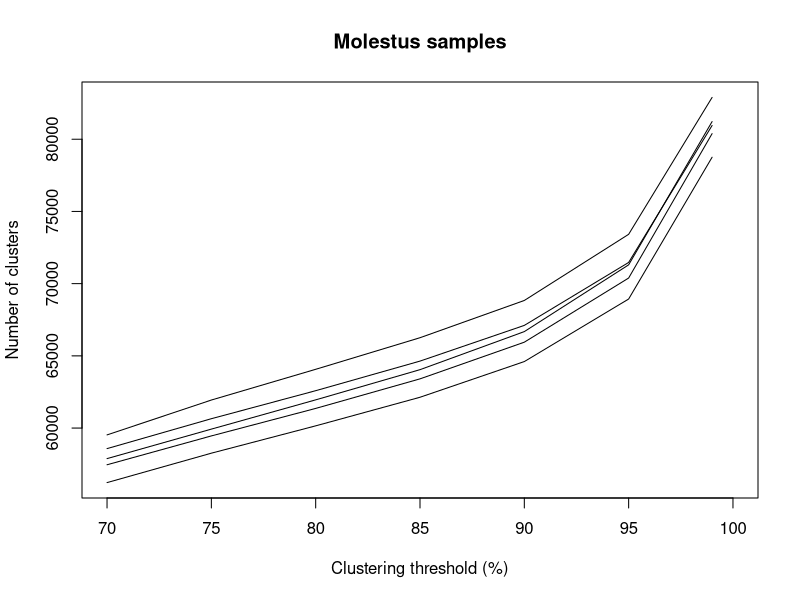
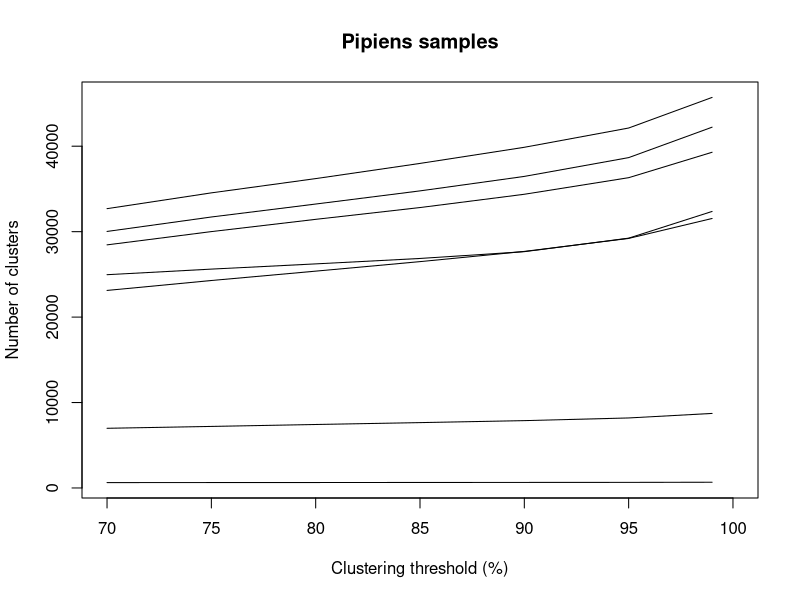

The R script that drew these images, in order:
clusters <- read.table('summary_clust.txt', header=TRUE)
attach(clusters)

# I use m as a filter to specify only Molestus samples
m <- muestra == 'Mol01_se' | muestra == 'Mol02_se' | muestra == 'Mol03_se' | muestra == 'Mol04_se' | muestra == 'Mol05_se'

png(filename = 'molestus_clusters.png')
plot(c(70,100), c(min(total[m]), max(total[m])), type='n',
   xlab = "Clustering threshold (%)", ylab = "Number of clusters", main = 'Molestus samples')
lines(Wclust[muestra == 'Mol01_se'], total[muestra == 'Mol01_se'])
lines(Wclust[muestra == 'Mol02_se'], total[muestra == 'Mol02_se'])
lines(Wclust[muestra == 'Mol03_se'], total[muestra == 'Mol03_se'])
lines(Wclust[muestra == 'Mol04_se'], total[muestra == 'Mol04_se'])
lines(Wclust[muestra == 'Mol05_se'], total[muestra == 'Mol05_se'])

dev.off()

png(filename = 'pipiens_clusters.png')

plot(c(70,100), c(min(total[!m]), max(total[!m])), type='n',
   xlab = 'Clustering threshold (%)', ylab = 'Number of clusters', main = 'Pipiens samples')
lines(Wclust[muestra == 'PipFe1_se'], total[muestra == 'PipFe1_se'])
lines(Wclust[muestra == 'PipFe2_se'], total[muestra == 'PipFe2_se'])
lines(Wclust[muestra == 'PipFe3_se'], total[muestra == 'PipFe3_se'])
lines(Wclust[muestra == 'PipFe4_se'], total[muestra == 'PipFe4_se'])
lines(Wclust[muestra == 'PipFe5_se'], total[muestra == 'PipFe5_se'])
lines(Wclust[muestra == 'PipFe6_se'], total[muestra == 'PipFe6_se'])
lines(Wclust[muestra == 'PipMa1_se'], total[muestra == 'PipMa1_se'])
lines(Wclust[muestra == 'PipMa2_se'], total[muestra == 'PipMa2_se'])
lines(Wclust[muestra == 'PipMa3_se'], total[muestra == 'PipMa3_se'])
lines(Wclust[muestra == 'PipMa4_se'], total[muestra == 'PipMa4_se'])
lines(Wclust[muestra == 'PipMa5_se'], total[muestra == 'PipMa5_se'])
lines(Wclust[muestra == 'PipMa6_se'], total[muestra == 'PipMa6_se'])

dev.off()
